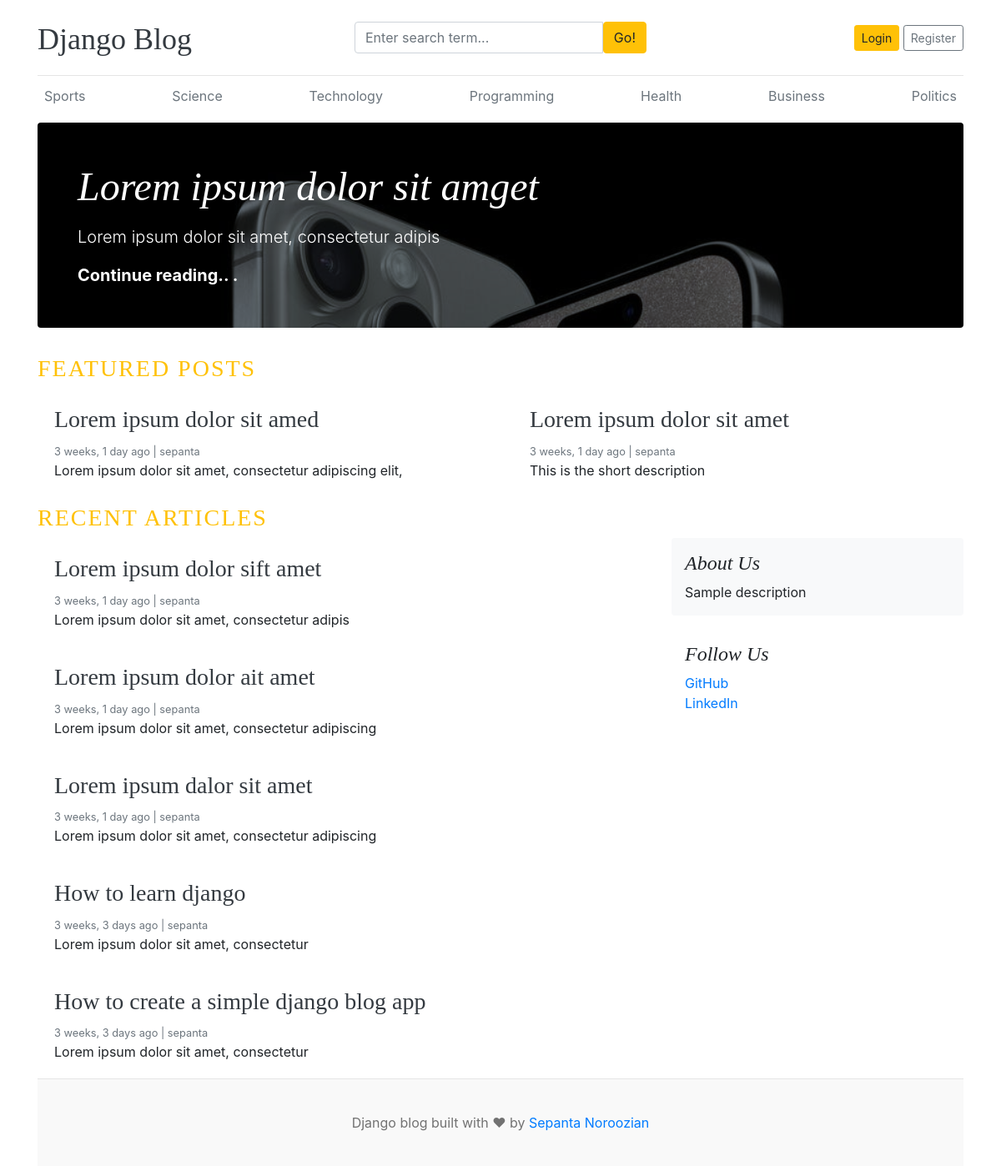
The page / on the database its author committed.
### blogs/models.py (models this page shows, shortened)
class Category(models.Model):
    category_name = models.CharField(max_length=50, unique=True)
    created_at = models.DateTimeField(auto_now_add=True)
    updated_at = models.DateTimeField(auto_now=True)
    class Meta:
        verbose_name_plural = 'Categories'

class Blog(models.Model):
    title = models.CharField(max_length=100)
    slug = models.SlugField(max_length=150, unique=True, blank=True)
    category = models.ForeignKey(Category, on_delete=models.CASCADE)
    author = models.ForeignKey(User, on_delete=models.CASCADE)
    featured_image = models.ImageField(upload_to='uploads/%Y/%m/%d')
    short_description = models.TextField(max_length=500)
    blog_body = models.TextField(max_length=2000)
    status = models.CharField(
        max_length=20, choices=STATUS_CHOICES, default="Draft")
    is_featured = models.BooleanField(default=False)
    created_at = models.DateTimeField(auto_now_add=True)
    updated_at = models.DateTimeField(auto_now=True)

### assignments/models.py (models this page shows, shortened)
class About(models.Model):
    about_heading = models.CharField(max_length=25)
    about_description = models.TextField(max_length=255)
    created_at = models.DateTimeField(auto_now_add=True)
    updated_at = models.DateTimeField(auto_now=True)
    class Meta:
        verbose_name_plural = 'About'

class SocialLink(models.Model):
    platform = models.CharField(max_length=25)
    link = models.URLField(max_length=100)
    created_at = models.DateTimeField(auto_now_add=True)
    updated_at = models.DateTimeField(auto_now=True)

### blog_main/views.py (the view)
# urls.py: 2. Add a URL to urlpatterns:  path('', views.home, name='home')
def home(request):
    featured_posts = Blog.objects.filter(
        is_featured=True, status='Published').order_by('updated_at')
    posts = Blog.objects.filter(
        is_featured=False, status='Published').order_by('updated_at')
    try:
        about = About.objects.get()
    except:
        about = None
    context = {
        'featured_posts': featured_posts,
        'posts': posts,
        'about': about
    }
    return render(request, 'home.html', context)

### blogs/context_processors.py (called while the page is built)
def get_categories(request):
    categories = Category.objects.all()
    return dict(categories=categories)

def get_social_links(request):
    social_links = SocialLink.objects.all()
    return dict(social_links=social_links)

### templates/home.html
{% extends 'base.html' %}
{% load static %}
{% block content %}
{% for post in featured_posts %}
{% if forloop.first %}
<div
  class="jumbotron p-3 p-md-5 text-white rounded bg-dark"
  style="
        background-image: url({{ post.featured_image.url }});
        background-blend-mode: overlay;
        background-size: cover;
        "
>
  <div class="col-md-8 px-0">
    <h1 class="display-4 font-italic">{{ post.title }}</h1>
    <p class="lead my-3">{{ post.short_description }}</p>
    <p class="lead mb-0">
      <a href="{% url 'blogs' post.slug %}" class="text-white font-weight-bold"
        >Continue reading.. .</a
      >
    </p>
  </div>
</div>
{% endif %}
{% endfor %}
<h3 class="text-uppercase text-warning" style="letter-spacing: 2px">
  Featured Posts
</h3>
<div class="row mb-2">
  {% for post in featured_posts %}
  {% if not forloop.first %}
  <div class="col-md-6">
    <div class="card border-0">
      <div class="card-body">
        <h3>
          <a href="{% url 'blogs' post.slug %}" class="text-dark"
            >{{ post.title }}</a
          >
        </h3>
        <small class="mb-1 text-muted">{{ post.created_at | timesince }} ago | {{ post.author }}</small>
        <p class="card-text">{{ post.short_description | truncatewords:10 }}</p>
      </div>
    </div>
  </div>
  {% endif %}
  {% endfor %}
</div>
<h3 class="text-uppercase text-warning" style="letter-spacing: 2px">
  Recent Articles
</h3>
<main role="main" class="container p-0">
  <div class="row">
    <div class="col-md-8 blog-main">
      {% for post in posts %}
      <div class="card border-0">
        <div class="card-body">
          <h3>
            <a href="{% url 'blogs' post.slug %}" class="text-dark">{{ post.title }}</a>
          </h3>
          <small class="mb-1 text-muted">{{ post.created_at | timesince }} ago | {{ post.author }}</small>
          <p class="card-text">{{ post.short_description }}</p>
        </div>
      </div>
      {% endfor %}
    </div>
    <aside class="col-md-4 blog-sidebar">
      <div class="p-3 mb-3 bg-light rounded">
        <h4 class="font-italic">{{ about.about_heading }}</h4>
        <p class="mb-0">
          {{ about.about_description }}
        </p>
      </div>
      {% if social_links %}
      <div class="p-3">
        <h4 class="font-italic">Follow Us</h4>
        <ol class="list-unstyled">
          {% for social in social_links %}
          <li><a href="{{ social.link }}" target="_blank">{{ social.platform }}</a></li>
          {% endfor %}
        </ol>
      </div>
      {% endif %}
    </aside>
  </div>
</main>
{% endblock %}

### templates/base.html (shortened to what this page needs)
{% load static %}
<!DOCTYPE html>
<html lang="en">
  <head>
    <link
      href="https://getbootstrap.com/docs/4.0/dist/css/bootstrap.min.css"
      rel="stylesheet"
    />
    <link href="{% static 'css/blog.css' %}" rel="stylesheet" />
    <link rel="stylesheet" href="https://cdnjs.cloudflare.com/ajax/libs/font-awesome/4.7.0/css/font-awesome.min.css">
  </head>
  <body>
    <div class="container">
      <header class="blog-header py-3">
        <div class="row flex-nowrap justify-content-between align-items-center">
          <div class="col-4 pt-1">
            <a class="blog-header-logo text-dark" href="/">Django Blog</a>
          </div>
          <div class="col-4">
            <form action="{% url 'search' %}">
              <div class="input-group">
                <input class="form-control" name="keyword" value="{{ keyword }}" type="text" placeholder="Enter search term..."
                  aria-label="Enter search term..." aria-describedby="button-search"/>
                <button type="submit" class="btn btn-warning" id="button-search" type="button">Go!</button>
              </div>
            </form>
          </div>
          <div class="col-4 d-flex justify-content-end align-items-center">
            {% if not user.is_authenticated %}
            <a class="btn btn-sm btn-warning" href="{% url 'login' %}">Login</a> &nbsp;
            <a class="btn btn-sm btn-outline-secondary" href="{% url 'register' %}">Register</a>
            {% else %}
            <span><a href="{% url 'dashboard' %}">Dashboard</a></span>
            &emsp;
            <span><a href="{% url 'logout' %}">Logout</a></span>
            {% endif %}
          </div>
        </div>
      </header>
      <div class="nav-scroller py-1 mb-2">
        <nav class="nav d-flex justify-content-between">
          {% for category in categories %}
          <a class="p-2 text-muted" href="{% url 'posts_by_category' category.id %}">{{ category.category_name }}</a>
          {% endfor %}
        </nav>
      </div>
      {% block content %}
      {% endblock %}
      <footer class="blog-footer">
        <p>Django blog built with ❤ by <a href="#">Sepanta Noroozian</a></p>
      </footer>
    </div>
  </body>
</html>

### blog_main/static/css/blog.css (style rules this page uses)
.blog-header { border-bottom: 1px solid #e5e5e5; }
.blog-header-logo { font-family: "Playfair Display", Georgia, "Times New Roman", serif ; font-size: 2.25rem; }
h1, h2, h3, h4, h5, h6 { font-family: "Playfair Display", Georgia, "Times New Roman", serif ; }
.display-4 { font-size: 2.5rem; }
@media (min-width: 768px) { .display-4 { font-size: 3rem; } }
.blog-footer { padding: 2.5rem 0; color: #727272; text-align: center; background-color: #f9f9f9; border-top: 0.05rem solid #e5e5e5; }
.blog-footer p:last-child { margin-bottom: 0; }

### rows shown on the page
Category: category_name "Sports"
Category: category_name "Science"
Category: category_name "Technology"
Category: category_name "Programming"
Category: category_name "Health"
Category: category_name "Business"
Category: category_name "Politics"
Blog: featured_image (picture), title "Lorem ipsum dolor sit amget", short_description "Lorem ipsum dolor sit amet, consectetur adipis"
Blog: title "Lorem ipsum dolor sit amed", created_at "3 weeks, 1 day", author "sepanta", short_description "Lorem ipsum dolor sit amet, consectetur adipiscing elit,"
Blog: title "Lorem ipsum dolor sit amet", created_at "3 weeks, 1 day", author "sepanta", short_description "This is the short description"
Blog: title "Lorem ipsum dolor sift amet", created_at "3 weeks, 1 day", author "sepanta", short_description "Lorem ipsum dolor sit amet, consectetur adipis"
Blog: title "Lorem ipsum dolor ait amet", created_at "3 weeks, 1 day", author "sepanta", short_description "Lorem ipsum dolor sit amet, consectetur adipiscing"
Blog: title "Lorem ipsum dalor sit amet", created_at "3 weeks, 1 day", author "sepanta", short_description "Lorem ipsum dolor sit amet, consectetur adipiscing"
Blog: title "How to learn django", created_at "3 weeks, 3 days", author "sepanta", short_description "Lorem ipsum dolor sit amet, consectetur"
Blog: title "How to create a simple django blog app", created_at "3 weeks, 3 days", author "sepanta", short_description "Lorem ipsum dolor sit amet, consectetur"
About: about_heading "About Us", about_description "Sample description"
SocialLink: platform "GitHub"
SocialLink: platform "LinkedIn"
